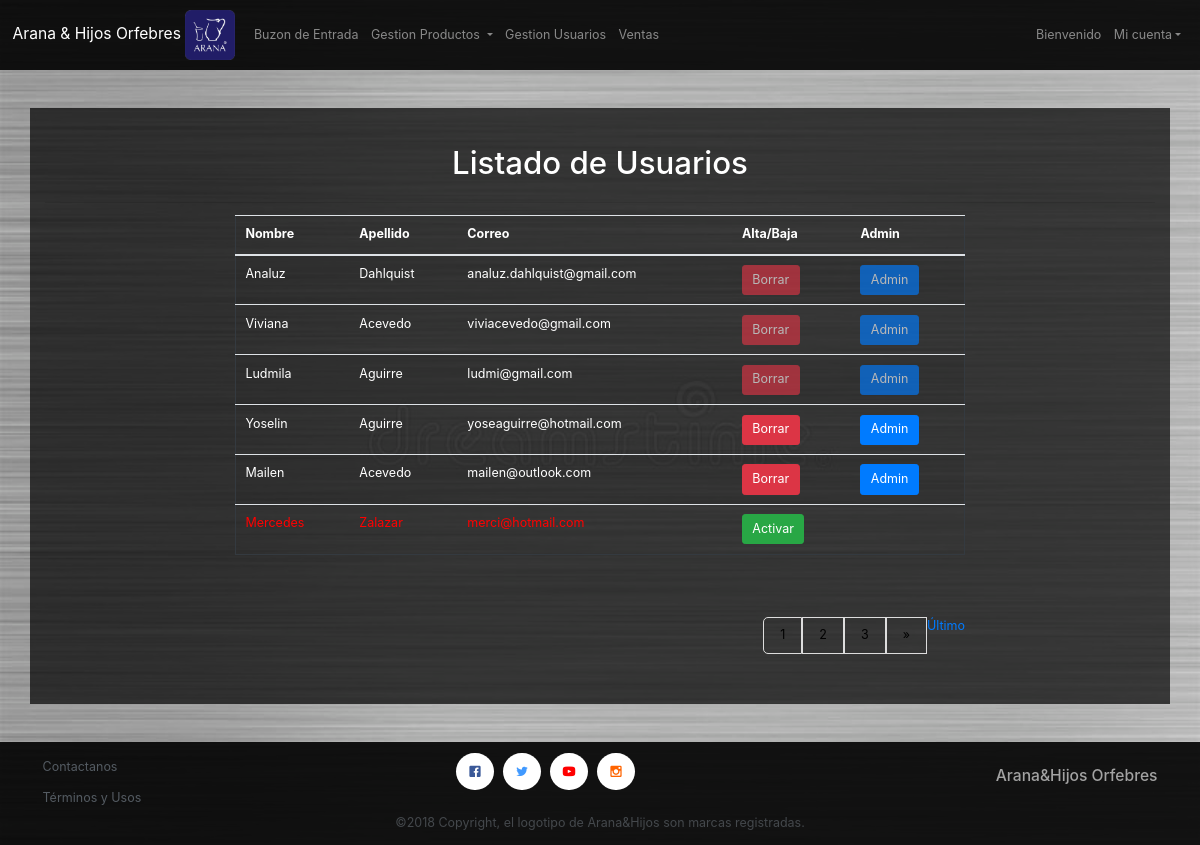
The page /index.php/admin_controller/listar_usuarios on the database its author committed.
### tables this page shows
CREATE TABLE `persona` (
  `id_persona` int(11) NOT NULL,
  `estado` int(11) NOT NULL DEFAULT '1',
  `nombre` varchar(50) NOT NULL,
  `apellido` varchar(50) NOT NULL,
  `email` varchar(50) NOT NULL,
  `telefono` bigint(20) NOT NULL,
  `password` varchar(50) NOT NULL,
  `passconf` varchar(50) NOT NULL,
  `cookie` varchar(255) NOT NULL,
  `id_perfil` int(11) NOT NULL,
  `direccion` varchar(150) NOT NULL,
  `pais` varchar(50) NOT NULL
);

### index.php (called while the page is built, shortened)
<?php
require_once BASEPATH.'core/CodeIgniter.php';

### application/models/producto_model.php (called while the page is built, shortened)
<?php
class Producto_model extends CI_Model
{
    public function paginas_mostra_personar($limit, $row)
    {
        $this->db->select('*');
        $this->db->from('persona');
        $this->db->limit($limit, $row);
        $query = $this->db->get();
        return $query->result();
    }
}

### application/views/contenido/admin/listar_usuarios.php (the view)
<div class="container table-responsive my-5 py-5 text-white" style="background: rgba(0,0,0,.7)">
  <div class="row ">
    <div class="col-lg-12 ">
      <h1 class="page-header" style="text-align:center">Listado de Usuarios</h1>
    </div>
  </div>
  <hr />
  <div class="row d-flex justify-content-center align-items-center ">
    <div class="col-md-8 ">
      <table id="mytable" class="table table-bordred table-striped table-hover border border-dark">
        <thead>
          <th>Nombre</th>
          <th>Apellido</th>
          <th>Correo</th>
          <th>Alta/Baja</th>
          <th>Admin</th>
        </thead>
        <tbody>
          <?php foreach ($usuarios as $persona) {
    ?>
          <tr <?php if ($persona->estado == 0) {echo 'style="color: red;"';}
    ;?> >
            <td> <?php echo $persona->nombre; ?> </td>
            <td> <?php echo $persona->apellido; ?> </td>
            <td> <?php echo $persona->email; ?> </td>
            <?php if (($persona->estado) == 1) {
        ?>
            <td> <?php $disabled = '';
        if ($persona->id_perfil == 1) {$disabled = 'disabled';}?>
              <form action="<?=base_url('borrar');?>" method="post">
                <button type="submit" name="borrar" value="<?=$persona->id_persona?>" <?=$disabled;?> class="btn btn-danger" title="Dar de Baja">Borrar</button>
              </form>
            </td>
            <td>
              <form action="<?=base_url('admin');?>" method="post">
              <button type="submit" name="admin" value="<?=$persona->id_persona?>" <?=$disabled;?> class="btn btn-primary" title="Hacer Administrador">Admin</button>
              </form>
            </td>
            <?php } else {?>
            <td>
              <form action="<?=base_url('activar');?>" method="post">
                <button type="submit" name="activar" value="<?=$persona->id_persona?>" class="btn btn-success" title="Dar de Alta">Activar</button>
              </form>
            </td>
            <td></td>
            <?php }?>
          </tr>
          <?php }?>
        </tbody>
      </table>
      <div class="floar float-right">
      <p><?php echo $this->pagination->create_links(); ?></p>
      </div>
    </div>
  </div>
</div>

### assets/css/estilos.css (style rules this page uses)
html { font-size: 12.5px; font-family: monospace; }
p { text-align: justify; }
body { position: relative; background-image: url('../img/fondo1.jpg'); background-size: cover; background-position: center; min-height: 500px; }
ul.pagination li { display: inline; }
ul.pagination li a { color: black; float: left; padding: 8px 16px; text-decoration: none; border: 1px solid #ddd; transition: background-color .3s; }

### rows shown on the page
persona: nombre "Analuz", apellido "Dahlquist", email "analuz.dahlquist@gmail.com", $persona->id_persona 1 (drawn)
persona: nombre "Viviana", apellido "Acevedo", email "viviacevedo@gmail.com", $persona->id_persona 2 (drawn)
persona: nombre "Ludmila", apellido "Aguirre", email "ludmi@gmail.com", $persona->id_persona 3 (drawn)
persona: nombre "Yoselin", apellido "Aguirre", email "yoseaguirre@hotmail.com", $persona->id_persona 4 (drawn)
persona: nombre "Mailen", apellido "Acevedo", email "mailen@outlook.com", $persona->id_persona 5 (drawn)
persona: nombre "Mercedes", apellido "Zalazar", email "merci@hotmail.com", $persona->id_persona 6 (drawn)

### other values the page prints
$this->pagination->create_links() "1 2 3 » Último"
